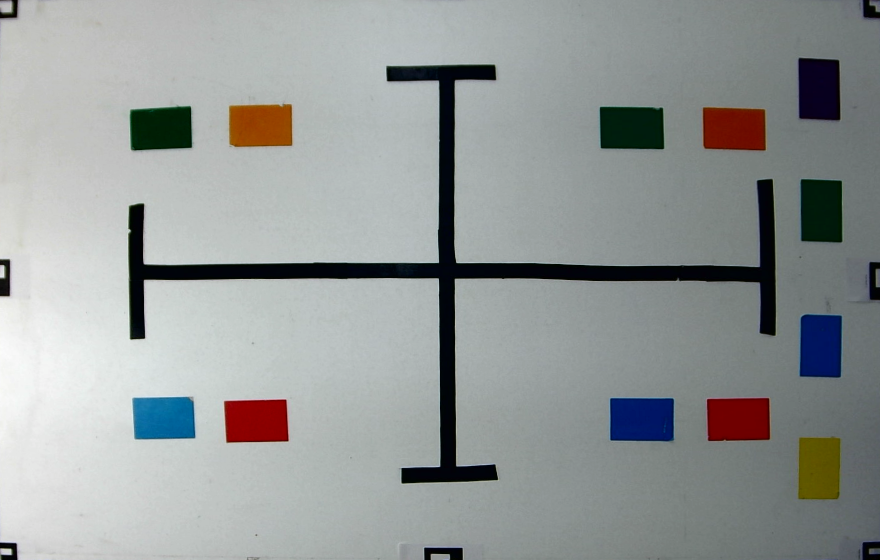
#> input picture config/playfields/secondary-playfield/playfield.png, 880 x 560 px
$ python -i fieldtools.py   (imports and definitions only)
#> lines starting #> are read from the running program, lines starting #| are printed output that depends on the picture; after the words box and inside, x2 and y2 are one past the last pixel; in counts of white or black regions, pixels touching at a corner belong together
#> further down, picture is the input picture: shape (560, 880, 3); mean B, G, R 152.1, 153, 148.6
#!/usr/bin/env python
"""Playfield tools for a field with a drawn cross: tag-free deskew, lens check, features.

    fieldtools.py features                     -> rebuild features.json from playfield.png
    fieldtools.py analyze [--frame F]          -> line straightness + plumb-line distortion estimate
    fieldtools.py deskew [--frame F] [--out P] -> top-down 8 px/cm view from the CROSS ALONE (no tags)
    fieldtools.py locate <colour|cross|cap-n>  -> playfield cm of a feature

Run with the aprilcam pipx venv python (numpy + opencv-contrib). Without --frame,
a live frame is fetched from the aprilcam daemon for the camera in playfield.json.
"""
import argparse, json, os, subprocess, sys, tempfile
import numpy as np, cv2

HERE = os.path.dirname(os.path.abspath(__file__))
# [1 line not run here, left out]
# [1 line that did not run here, left out]
# [1 line that did not run here, left out]

def cm_from_px(x, y): return (float((x - TW / 2) / PPC), float((TH / 2 - y) / PPC))
def px_from_cm(x, y): return (TW / 2 + x * PPC, TH / 2 - y * PPC)

# [4 lines left out: function live_frame, not called in this run]

# ---------------------------------------------------------------- cross finding (raw or template)
def find_cross(img):
    """Return (centre, caps) in image pixels: the two arm centrelines' intersection and the
    four cap midpoints (top, bottom, left, right), found from the largest dark component."""
    g = cv2.cvtColor(img, cv2.COLOR_BGR2GRAY)
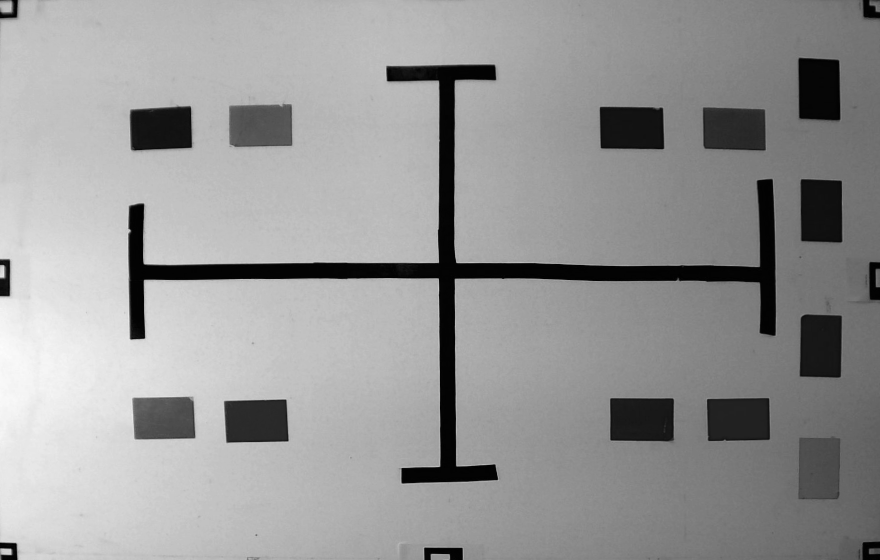
#> g: shape (560, 880); min 0, max 252, mean 151.6
    ink = (g < 80).astype(np.uint8) * 255
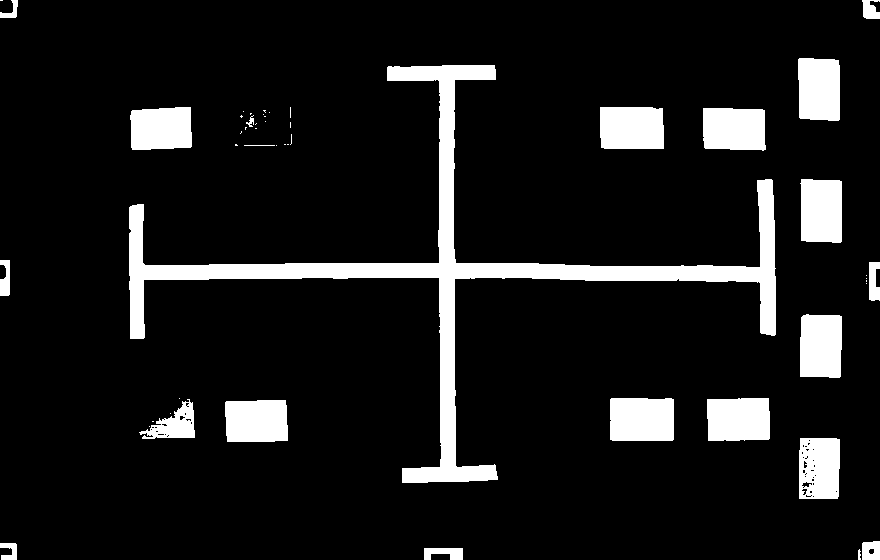
#> ink: shape (560, 880); 10.4% white; 50 white regions (28 under 20 px), largest, box (x1, y1, x2, y2) and area: (129, 65, 776, 483) 22520, (610, 398, 674, 441) 2728, (600, 107, 664, 149) 2643
    ink = cv2.morphologyEx(ink, cv2.MORPH_OPEN, np.ones((3, 3), np.uint8))
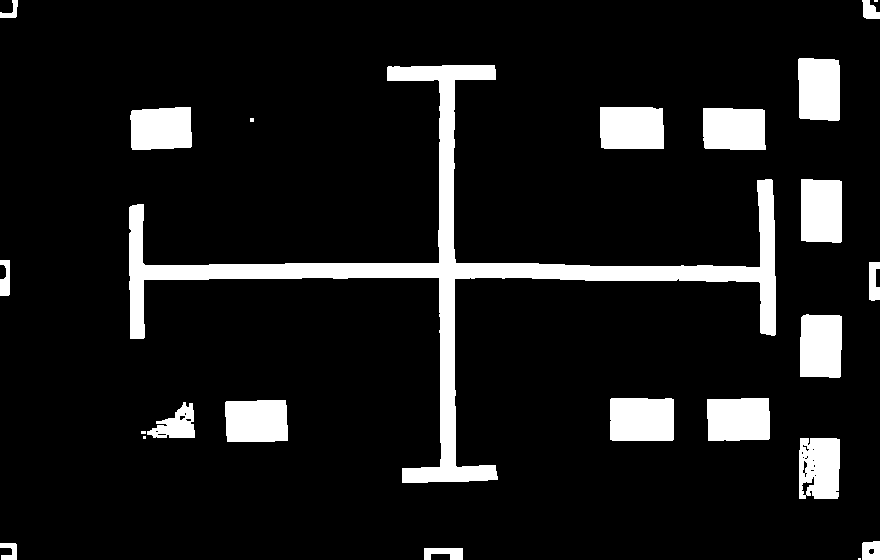
#> ink: shape (560, 880); 10.3% white; 24 white regions (5 under 20 px), largest, box (x1, y1, x2, y2) and area: (129, 65, 776, 483) 22510, (610, 398, 674, 441) 2728, (600, 107, 664, 149) 2643
    n, lab, st, _ = cv2.connectedComponentsWithStats(ink)
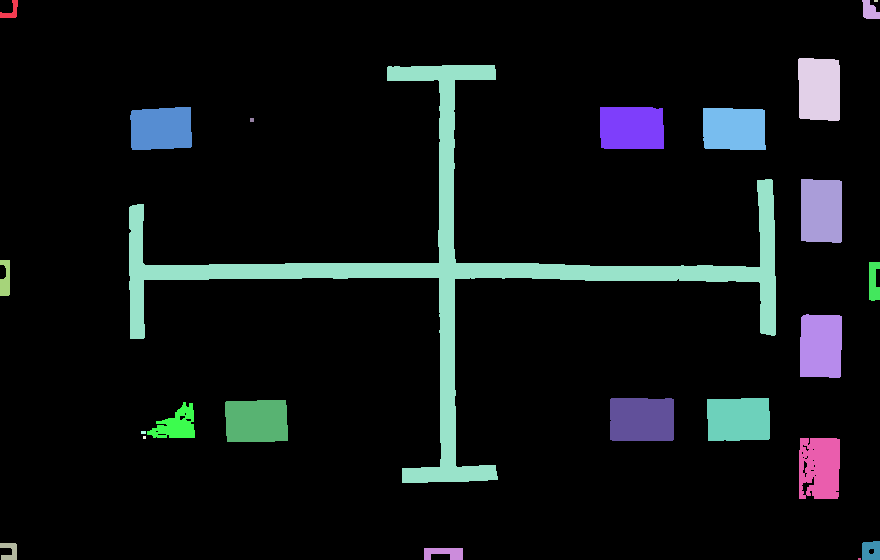
#> lab: shape (560, 880) int32; 25 distinct labels, from 0 to 24; one colour per label, 0 black
#> n = 25; st = 25 rows, first 6: [0, 0, 880, 560, 441954], [0, 0, 18, 18, 149], [862, 0, 18, 19, 240], [874, 0, 4, 2, 8], [798, 58, 42, 63, 2526], [129, 65, 647, 418, 22510]
    # the cross is the dark component whose bounding box contains the frame centre (the floor
    # around the table is a bigger dark blob in a raw frame, so "largest" is not enough)
    ch, cw = ink.shape[0] / 2, ink.shape[1] / 2
#> ch = 280; cw = 440
    cands = [j for j in range(1, n) if st[j, cv2.CC_STAT_AREA] > 1500
             and st[j, cv2.CC_STAT_LEFT] <= cw <= st[j, cv2.CC_STAT_LEFT] + st[j, cv2.CC_STAT_WIDTH]
             and st[j, cv2.CC_STAT_TOP] <= ch <= st[j, cv2.CC_STAT_TOP] + st[j, cv2.CC_STAT_HEIGHT]
             and st[j, cv2.CC_STAT_WIDTH] < 0.9 * ink.shape[1]]
#> cands = [5]
    if not cands: raise SystemExit("no cross-like dark component contains the frame centre")
    i = max(cands, key=lambda j: st[j, cv2.CC_STAT_AREA]); cross = (lab == i).astype(np.uint8)
#> after `i = max(cands, key=lambda j: st[j, cv2.CC_STAT_AREA])`: i = 5
#> after `cross = (lab == i).astype(np.uint8)`:
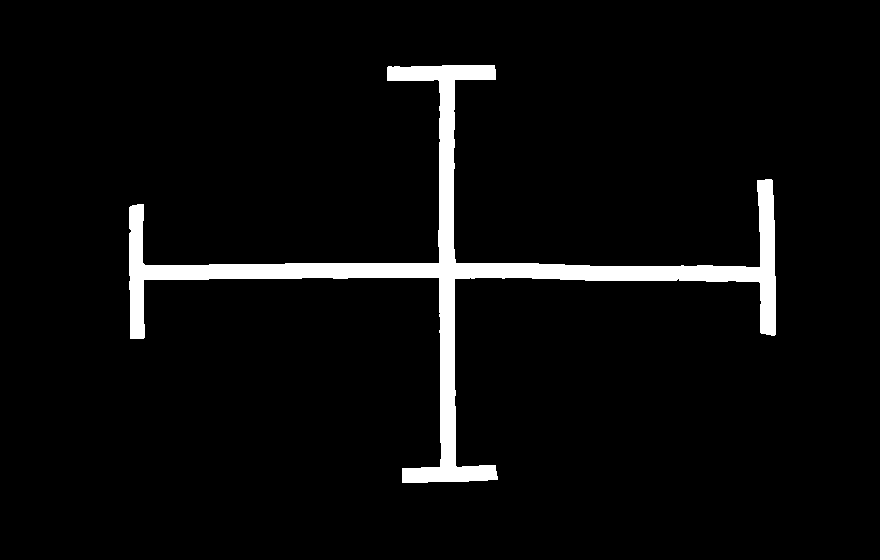
#> cross: shape (560, 880); values 0 (black) and 1 (white), 4.6% white; 1 white region, box (x1, y1, x2, y2) and area: (129, 65, 776, 483) 22510
    x0, y0, w, h = st[i, cv2.CC_STAT_LEFT], st[i, cv2.CC_STAT_TOP], st[i, cv2.CC_STAT_WIDTH], st[i, cv2.CC_STAT_HEIGHT]
#> x0 = 129; y0 = 65; w = 647; h = 418
    # arm centrelines: per-row centroid of the vertical arm inside a band around the column of max mass, and vice versa
    colmass = cross.sum(0); rowmass = cross.sum(1)
#> after `colmass = cross.sum(0)`: colmass = 880 values, max 417 at index 442, min 0 at index 0, mean 25.58
#> after `rowmass = cross.sum(1)`: rowmass = 560 values, max 646 at index 267, min 0 at index 0, mean 40.2
    cx0 = int(np.argmax(colmass)); cy0 = int(np.argmax(rowmass)); band = max(int(0.06 * max(w, h)), 15)
#> after `cx0 = int(np.argmax(colmass))`: cx0 = 442
#> after `cy0 = int(np.argmax(rowmass))`: cy0 = 267
#> after `band = max(int(0.06 * max(w, h)), 15)`: band = 38
    pts_v = [(np.nonzero(cross[y, cx0 - band:cx0 + band])[0].mean() + cx0 - band, y) for y in range(y0, y0 + h)
             if 0 < len(np.nonzero(cross[y, cx0 - band:cx0 + band])[0]) < 2 * band * 0.6]
#> pts_v = 373 pairs, first value 415.5 to 460.5, second value 65 to 482
    pts_h = [(x, np.nonzero(cross[cy0 - band:cy0 + band, x])[0].mean() + cy0 - band) for x in range(x0, x0 + w)
             if 0 < len(np.nonzero(cross[cy0 - band:cy0 + band, x])[0]) < 2 * band * 0.6]
#> pts_h = 602 pairs, first value 143 to 775, second value 253 to 290
    lv = cv2.fitLine(np.float32(pts_v), cv2.DIST_HUBER, 0, 0.01, 0.01).ravel()
#> lv = [0.00437, 1, 446.6, 270.8]
    lh = cv2.fitLine(np.float32(pts_h), cv2.DIST_HUBER, 0, 0.01, 0.01).ravel()
#> lh = [1, 0.00474, 467.5, 271.5]
    def inter(a, b):
        (vx1, vy1, x1, y1), (vx2, vy2, x2, y2) = a, b
#> vx1 = 0.00437; vy1 = 1; x1 = 446.6; y1 = 270.8; vx2 = 1; vy2 = 0.00474; x2 = 467.5; y2 = 271.5
        t = np.linalg.solve(np.array([[vx1, -vx2], [vy1, -vy2]]), np.array([x2 - x1, y2 - y1])); return np.array([x1 + vx1 * t[0], y1 + vy1 * t[0]])
#> after `t = np.linalg.solve(np.array([[vx1, -vx2], [vy1, -vy2]]), np.array([x2`: t = [0.651, -20.89]
    centre = inter(lv, lh)
#> centre = [446.6, 271.4]
    # caps: walk each arm outward from the centre along the fitted arm direction; the cap (the
    # T-bar) is where the run of dark pixels perpendicular to the arm jumps to >2.5x the bar width.
    def cap(line, want):
#> called with line = array of shape (4,), want = 'top'
        d = np.array([line[0], line[1]], float); d /= np.linalg.norm(d)
#> after `d = np.array([line[0], line[1]], float)`: d = [0.00437, 1]
        if want == "top" and d[1] > 0: d = -d
#> d = [-0.00437, -1]
        if want == "bottom" and d[1] < 0: d = -d
        if want == "left" and d[0] > 0: d = -d
        if want == "right" and d[0] < 0: d = -d
        nrm = np.array([-d[1], d[0]]); reach = int(0.25 * max(w, h)); widths = []
#> after `nrm = np.array([-d[1], d[0]])`: nrm = [1, -0.00437]
#> after `reach = int(0.25 * max(w, h))`: reach = 161
        for s_ in range(0, int(1.2 * max(w, h))):
            p = centre + d * s_; xi, yi = int(round(p[0])), int(round(p[1]))
            if not (0 <= xi < cross.shape[1] and 0 <= yi < cross.shape[0]): break
            run = 0
            for k in range(-reach, reach + 1):
                q = p + nrm * k; qx, qy = int(round(q[0])), int(round(q[1]))
                if 0 <= qx < cross.shape[1] and 0 <= qy < cross.shape[0] and cross[qy, qx]: run += 1
            widths.append(run)
            if run == 0 and s_ > 10: break
#> this loop made 208 passes
#> (p, xi, yi) on passes 1 to 3: ([446.6, 271.4], 447, 271), ([446.6, 270.4], 447, 270), ([446.6, 269.4], 447, 269)
#> after the loop, widths = 208 values, max 323 at index 0, min 0 at index 207, mean 35.3
        widths = np.array(widths)
        if len(widths) < 20: return None
        bar = np.median(widths[len(widths) // 4:len(widths) // 2])  # plain-bar width, away from the crossing
#> bar = 15
        wide = np.nonzero(widths > 2.5 * bar)[0]; wide = wide[wide > 3 * bar]  # skip the crossing with the other arm
#> after `wide = np.nonzero(widths > 2.5 * bar)[0]`: wide = 25 values from 0 to 206
#> after `wide = wide[wide > 3 * bar]`: wide = [192, 193, 194, 195, 196, 197, 198, 199, 200, 201, 202, 203, 204, 205, 206]
        if len(wide) == 0: return None
        return centre + d * float(np.mean([wide.min(), wide.max()]))
    caps = {k: cap(lv if k in ("top", "bottom") else lh, k) for k in ("top", "bottom", "left", "right")}
#> the loop in cap (call 2), `for s_ in range(0, int(1.2 * max(w, h))):` made 213 passes
#> p on passes 1 to 3: [446.6, 271.4], [446.6, 272.4], [446.6, 273.4]
    return centre, caps, (lv, lh, pts_v, pts_h)

def undistort_pts(pts, f, k1, shape):
    h, w = shape[:2]; K = np.array([[f, 0, w / 2], [0, f, h / 2], [0, 0, 1]], float); D = np.array([k1, 0, 0, 0, 0], float)
    return cv2.undistortPoints(np.float64(pts).reshape(-1, 1, 2), K, D, P=K).reshape(-1, 2)

# ---------------------------------------------------------------- commands
# [47 lines left out: functions cmd_features, cmd_analyze, not called in this run]

def cross_homography(img):
    """Homography raw-pixel -> playfield cm from the cross alone (5 points), after the field's lens model."""
#> (the run stopped early here; a loop or call above may not have finished)
